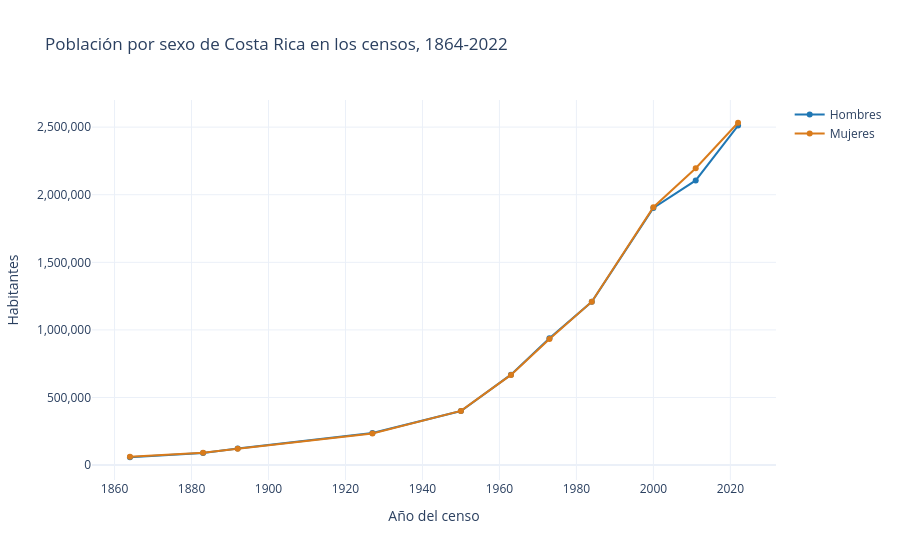

This figure's notebook cell:
### Markdown cell above
Cuando `y` es una lista, plotly express nombra internamente las columnas `variable` (la serie) y `value` (el valor), y esos son los nombres que se traducen en `labels`. Haga clic en "Mujeres" en la leyenda: la serie se oculta y el gráfico se reajusta; otro clic la restaura.

### Líneas

`px.line()` produce gráficos de líneas; `markers=True` agrega los marcadores. Con una lista en `y`, dibuja una línea por columna, cada una con su color y su entrada en la leyenda:

### Code cell
# Población por sexo de Costa Rica en los censos, 1864-2022
fig = px.line(
    censos,
    x="anio",
    y=["hombres", "mujeres"],
    markers=True,
    title="Población por sexo de Costa Rica en los censos, 1864-2022",
    labels={"anio": "Año del censo", "value": "Habitantes", "variable": "Sexo"}
)

fig.update_layout(yaxis_tickformat=",", legend_title_text="")
fig.for_each_trace(lambda traza: traza.update(name=traza.name.capitalize()))

mostrar(fig)

### Figure 1 — Plotly figure (JSON) as saved in the notebook; plotly's stock layout.template omitted (floating-point values rounded to 4 significant figures)
{"data": [{"hovertemplate": "Sexo=hombres<br>Año del censo=%{x}<br>Habitantes=%{y}<extra></extra>", "legendgroup": "hombres", "line": {"color": "#1F77B4", "dash": "solid"}, "marker": {"symbol": "circle"}, "mode": "lines+markers", "name": "Hombres", "orientation": "v", "showlegend": true, "type": "scatter", "x": [1864, 1883, 1892, 1927, 1950, 1963, 1973, 1984, 2000, 2011, 2022], "xaxis": "x", "y": [58091, 89789, 122480, 238028, 399859, 668957, 938535, 1208216, 1902614, 2106063, 2511844], "yaxis": "y"}, {"hovertemplate": "Sexo=mujeres<br>Año del censo=%{x}<br>Habitantes=%{y}<extra></extra>", "legendgroup": "mujeres", "line": {"color": "#D97B1B", "dash": "solid"}, "marker": {"symbol": "circle"}, "mode": "lines+markers", "name": "Mujeres", "orientation": "v", "showlegend": true, "type": "scatter", "x": [1864, 1883, 1892, 1927, 1950, 1963, 1973, 1984, 2000, 2011, 2022], "xaxis": "x", "y": [62408, 92284, 120725, 233496, 401016, 667317, 933245, 1208593, 1907565, 2195649, 2532353], "yaxis": "y"}], "layout": {"legend": {"title": {"text": ""}, "tracegroupgap": 0}, "title": {"text": "Población por sexo de Costa Rica en los censos, 1864-2022"}, "xaxis": {"anchor": "y", "domain": [0.0, 1.0], "title": {"text": "Año del censo"}}, "yaxis": {"anchor": "x", "domain": [0.0, 1.0], "tickformat": ",", "title": {"text": "Habitantes"}}}}
